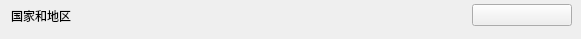
          <widget class="QWidget" name="page_2">
           <widget class="QWidget" name="layoutWidget">
            <property name="geometry">
             <rect>
              <x>11</x>
              <y>1</y>
              <width>561</width>
              <height>29</height>
             </rect>
            </property>
            <layout class="QHBoxLayout" name="horizontalLayout_14">
             <item>
              <widget class="QLabel" name="label_18">
               <property name="text">
                <string>国家和地区</string>
               </property>
              </widget>
             </item>
             <item>
              <spacer name="horizontalSpacer_23">
               <property name="orientation">
                <enum>Qt::Horizontal</enum>
               </property>
               <property name="sizeHint" stdset="0">
                <size>
                 <width>40</width>
                 <height>20</height>
                </size>
               </property>
              </spacer>
             </item>
             <item>
              <widget class="QPushButton" name="pushButton_locale">
               <property name="minimumSize">
                <size>
                 <width>100</width>
                 <height>0</height>
                </size>
               </property>
               <property name="text">
                <string/>
               </property>
              </widget>
             </item>
            </layout>
           </widget>
          </widget>
